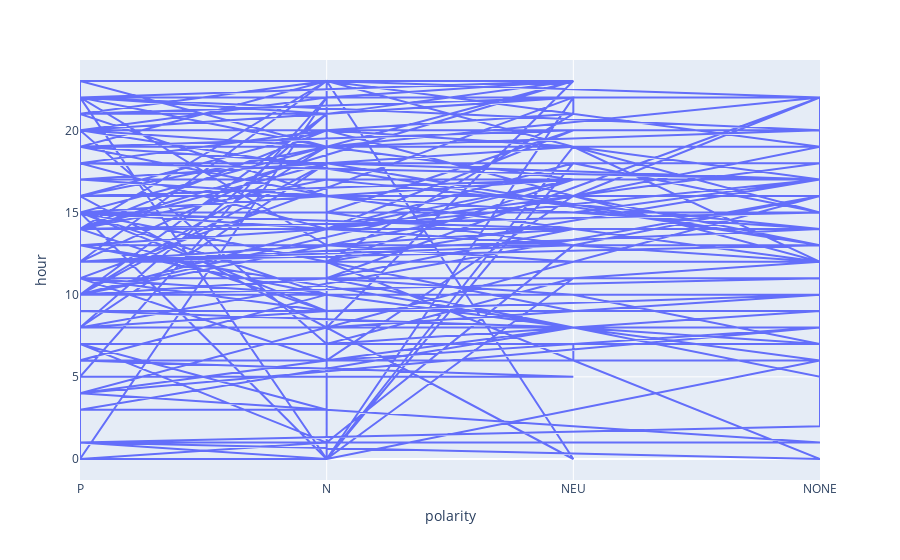

The notebook cell this image was saved under:
### Markdown cell above
### 7.1) SERIE DE TIEMPO DE TWEETS

### Code cell
data_raw['hour'] = pd.DatetimeIndex(data_raw['date']).hour
data_raw['minute'] = pd.DatetimeIndex(data_raw['date']).minute
fig = px.line(data_raw, x='polarity', y='hour') 
fig.show()

### Figure 1 — Plotly figure (JSON) as saved in the notebook; plotly's stock layout.template omitted (floating-point values rounded to 4 significant figures; data arrays with more than 128 entries replaced by an {"elided": "..."} marker saying what was removed)
{"data": [{"hovertemplate": "polarity=%{x}<br>hour=%{y}<extra></extra>", "legendgroup": "", "line": {"color": "#636efa", "dash": "solid"}, "marker": {"symbol": "circle"}, "mode": "lines", "name": "", "orientation": "v", "showlegend": false, "type": "scatter", "x": {"elided": "506 str values"}, "xaxis": "x", "y": {"elided": "506 int values"}, "yaxis": "y"}], "layout": {"legend": {"tracegroupgap": 0}, "margin": {"t": 60}, "xaxis": {"anchor": "y", "domain": [0, 1], "title": {"text": "polarity"}}, "yaxis": {"anchor": "x", "domain": [0, 1], "title": {"text": "hour"}}}}
